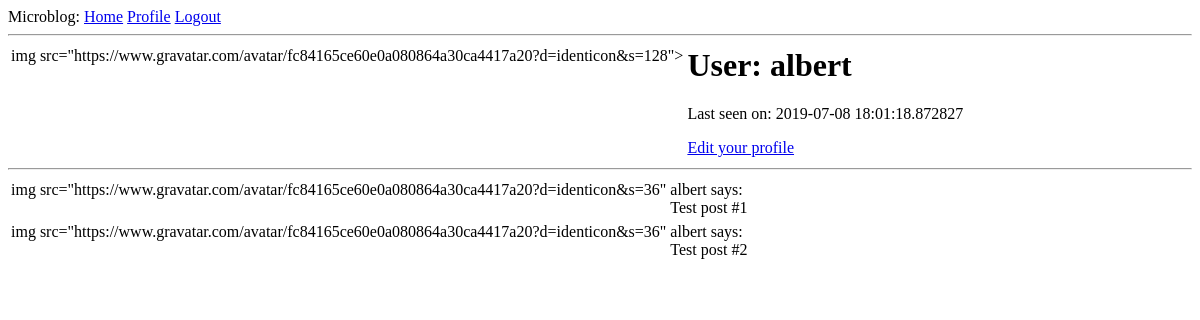
The page /user/albert (signed in) on the database as committed earlier.
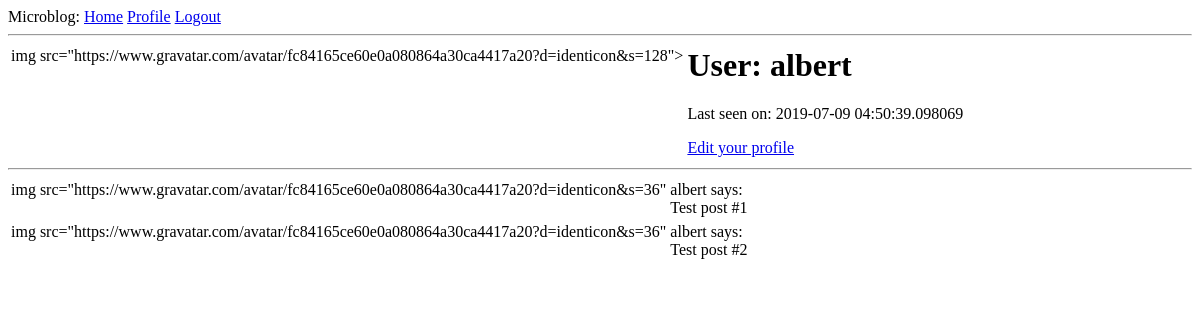
The same page on the database as committed later.
### app/models.py (models this page shows, shortened)
class User(UserMixin, db.Model):
    id = db.Column(db.Integer, primary_key=True)
    username = db.Column(db.String(64), index=True, unique=True)
    email = db.Column(db.String(120), index=True, unique=True)
    password_hash = db.Column(db.String(128))
    posts = db.relationship("Post", backref="author", lazy="dynamic")
    about_me = db.Column(db.String(140))
    last_seen = db.Column(db.DateTime, default=datetime.utcnow)
    def avatar(self, size):
        digest = md5(self.email.lower().encode("utf-8")).hexdigest()
        return "https://www.gravatar.com/avatar/{}?d=identicon&s={}".format(
            digest, size
        )

### app/routes.py (the view)
@app.route("/user/<username>")
@login_required
def user(username):
    user = User.query.filter_by(username=username).first_or_404()
    posts = [
        {"author": user, "body": "Test post #1"},
        {"author": user, "body": "Test post #2"},
    ]
    return render_template("user.html", user=user, posts=posts)

### app/models.py (called while the page is built)
@login.user_loader
def load_user(id):
    return User.query.get(int(id))

### app/routes.py (called while the page is built)
@app.before_request
def before_request():
    if current_user.is_authenticated:
        current_user.last_seen = datetime.utcnow()
        db.session.commit()

### app/templates/user.html (shortened to what this page needs)
{% extends "base.html" %}
{% block content %}
	<table>
		<tr valign="top">
			<td>img src="{{ user.avatar(128) }}"></td>
			<td>
				<h1>User: {{ user.username }}</h1>
				{% if user.last_seen %}<p>Last seen on: {{ user.last_seen }}</p>{% endif %}
				{% if user == current_user %}
				<p><a href="{{ url_for('edit_profile') }}">Edit your profile</a></p>
				{% endif %}
			</td>
		</tr>
	</table>
	<hr>
	{% for post in posts %}
		{% include "_post.html" %}
	{% endfor %}
{% endblock %}

### app/templates/base.html (shortened to what this page needs)
<html>
    <head>
    </head>
    <body>
        <div>
            Microblog:
            <a href="{{ url_for('index') }}">Home</a>
            {% if current_user.is_anonymous %}
            <a href="{{ url_for('login') }}">Login</a>
            {% else %}
            <a href="{{ url_for('user', username=current_user.username) }}">Profile</a>
            <a href="{{ url_for('logout') }}">Logout</a>
            {% endif %}
        </div>
        <hr>
        {% block content %}{% endblock %}
    </body>
</html>

### app/templates/_post.html
<table>
	<tr valign="top">
		<td>img src="{{ post.author.avatar(36) }}"</td>
		<td>{{ post.author.username }} says:<br>{{ post.body }}</td>
	</tr>
</table>

Rows that differ between the two databases and show on the page:
changed User "albert": last_seen "2019-07-08 18:01:18.872827" → "2019-07-09 04:50:39.098069"
